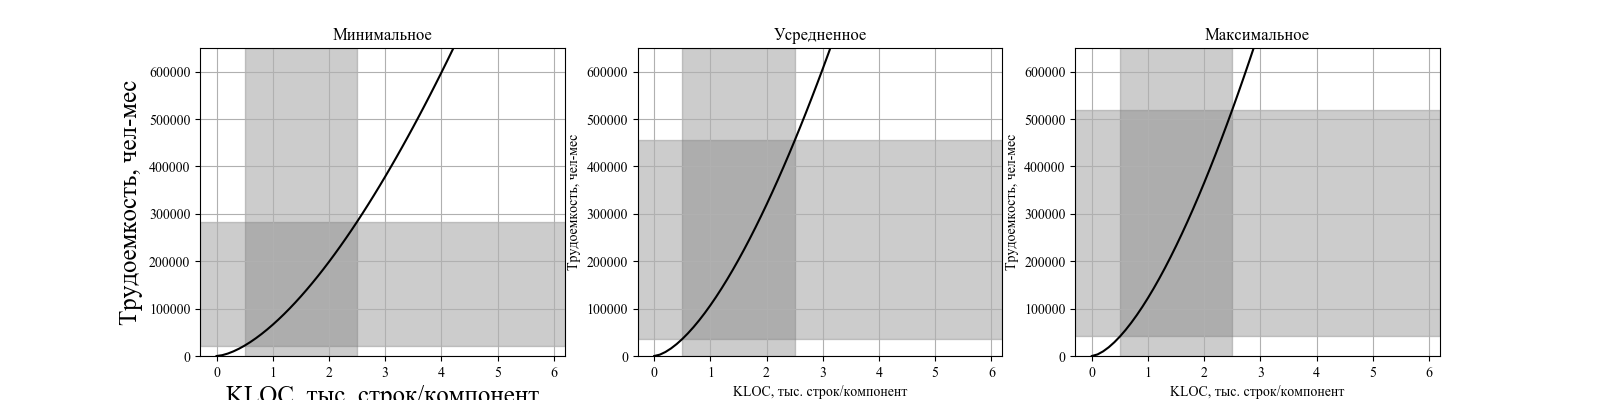

Write Python code to recreate this figure.
# -*- coding: utf-8 -*-
# %matplotlib inline
import numpy as np
import matplotlib as matplotlib
matplotlib.use('agg')

import matplotlib.pyplot as plt


I=0.3

def f1(t):
    return 2.94 * (np.power(205*t, 1.653)+(np.power(8*205*t*I, 1.56))+((np.power(9, 1.49)+np.power(7*I, 1.49))*(np.power(t, 1.49))))

K=0.45

def f2(t):
    return 2.94 * (np.power(205*t, 1.653)+(np.power(8*205*t*K, 1.56))+((np.power(9, 1.49)+np.power(7*K, 1.49))*(np.power(t, 1.49))))

M=0.5

def f3(t):
    return 2.94 * (np.power(205*t, 1.653)+(np.power(8*205*t*M, 1.56))+((np.power(9, 1.49)+np.power(7*M, 1.49))*(np.power(t, 1.49))))

x_begin = 0.5
x_end = 2.5
y_lim = 650000

matplotlib.rcdefaults()
matplotlib.rcParams['font.family'] = 'fantasy'
matplotlib.rcParams['font.fantasy'] = 'Times New Roman', 'Ubuntu','Arial','Tahoma','Calibri'

t1 = np.arange(0.0, 6.0, 0.1)

plt.figure(figsize = (16,4))

sp = plt.subplot(1,3,1)

plt.xlabel(u"KLOC, тыс. строк/компонент", fontsize=18)
plt.ylabel(u"Трудоемкость, чел-мес", fontsize=18)
plt.plot(t1, f1(t1), 'k')
plt.ylim((0,y_lim))
plt.title(u"Минимальное")

plt.axvspan(x_begin, x_end, color='gray', alpha=0.4)
plt.axhspan(f1(x_begin), f1(x_end), color='gray', alpha=0.4)
plt.grid()

sp1 = plt.subplot(1,3,2)
plt.xlabel(u"KLOC, тыс. строк/компонент")
plt.ylabel(u"Трудоемкость, чел-мес")
plt.plot(t1, f2(t1), 'k')
plt.ylim((0,y_lim))
plt.title(u"Усредненное")

plt.axvspan(x_begin, x_end, color='gray', alpha=0.4)
plt.axhspan(f2(x_begin), f2(x_end), color='gray', alpha=0.4)
plt.grid()

sp1 = plt.subplot(1,3,3)
plt.xlabel(u"KLOC, тыс. строк/компонент")
plt.ylabel(u"Трудоемкость, чел-мес")
plt.plot(t1, f3(t1), 'k')
plt.ylim((0,y_lim))
plt.title(u"Максимальное")

plt.axvspan(x_begin, x_end, color='gray', alpha=0.4)
plt.axhspan(f3(x_begin), f3(x_end), color='gray', alpha=0.4)
plt.grid()

print(f1(x_begin))
print(f3(x_end))
plt.savefig('evaluation.png')
